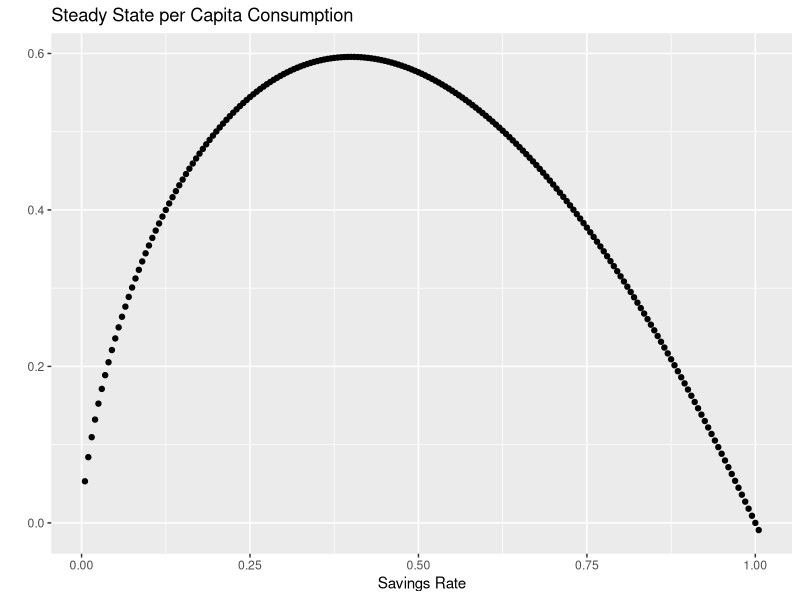

Reproduce this figure in R.
#This version plots the per capita consumption rate as a function of the savings rate.



##### Solow Model: population growth comparison #####
library(dplyr)
library(tidyverse)
library(patchwork)
gc() #garbage collection for memory purposes
rm(list=ls()) #clear memory
cat("\014")  #clear console

#### parameters and initial variable vectors ####
Period = c(1:200) #discrete time
alpha = 0.4 #capital share of production
delta = 0.35 #depreciation rate
# s = sav #constant savings rate of households

## exponential population growth
n = 0.053 #exponential growth rate of (working) population
## Logistic population growth
# function: L(t) = L_final / (1+exp(b*(x_m-t)))
L_init = 0.0001
L_final = L_init*exp(n*length(Period)) #both models approach the same L-value
b = 0.1 #slope of logistic population growth
x_m = 0.5*length(Period) #turning point of the logistic function

##initial vectors 
Y=K=Kdot=L=C=r=w=c(rep(L_init,length(Period))) # exponential growth variables
Yl=Kl=Kdotl=Ll=Cl=rl=wl=c(rep(L_init,length(Period))) # logistic growth variables

c_ss_exp <- function(s) {
  #### exponential growth block ####
  for (t in 1:length(Period)){
    #population evolution
    L[t] = L_init*exp(n*t)
    #aggregate output
    Y[t] = K[t]^alpha*L[t]^(1-alpha)
    #capital growth
    Kdot[t] = s*Y[t]-delta*K[t]
    #capital accumulation
    K[t+1] = K[t]+Kdot[t]
    #aggregate consumption
    C[t] = (1-s)*Y[t]
    #interest rate / MPK
    r[t] = alpha*(K[t]/L[t])^(alpha-1)
    # wages / MPL
    w[t] = (1-alpha)*(K[t]/L[t])^alpha
  }
  K <- K[-length(K)] #remove the n+1-th entry of K
  results_exponential <- data.frame(Y,L,(K-lag(K))/K,K,C,K/L,Y/L,C/L,r,w)
  names(results_exponential) <- c("Y","L","g_K","K","C","K/L","Y/L","C/L","r","w")
  #### Rate of Convergence ####
  kss_exp = (s/(delta+n))^(1/(1-alpha))
  kss_log = (s/delta)^(1/(1-alpha)) 
  ## create roc values
  results_exponential %>% mutate(roc = (lag(`K/L`)-`K/L`)/(`K/L`-kss_exp)) -> results_exponential
  results_exponential %>% mutate(Period) -> results_exponential

  
  
  return (results_exponential$`C/L`[length(Period)])
  }


css <- data.frame(c(rep(0,201)),c(rep(0,201)))
names(css)<- c("Savings Rate","Steady State per Capita Consumption")
    for(i in 1:201){
    css[i,1]<- i/200
    css[i,2]<-c_ss_exp(i/200)      
    }

ggplot(data=css,aes(x=css[,1], y=css[,2]))+
  geom_point()+  
  labs(x="Savings Rate",y="",title="Steady State per Capita Consumption")
summary(css)
